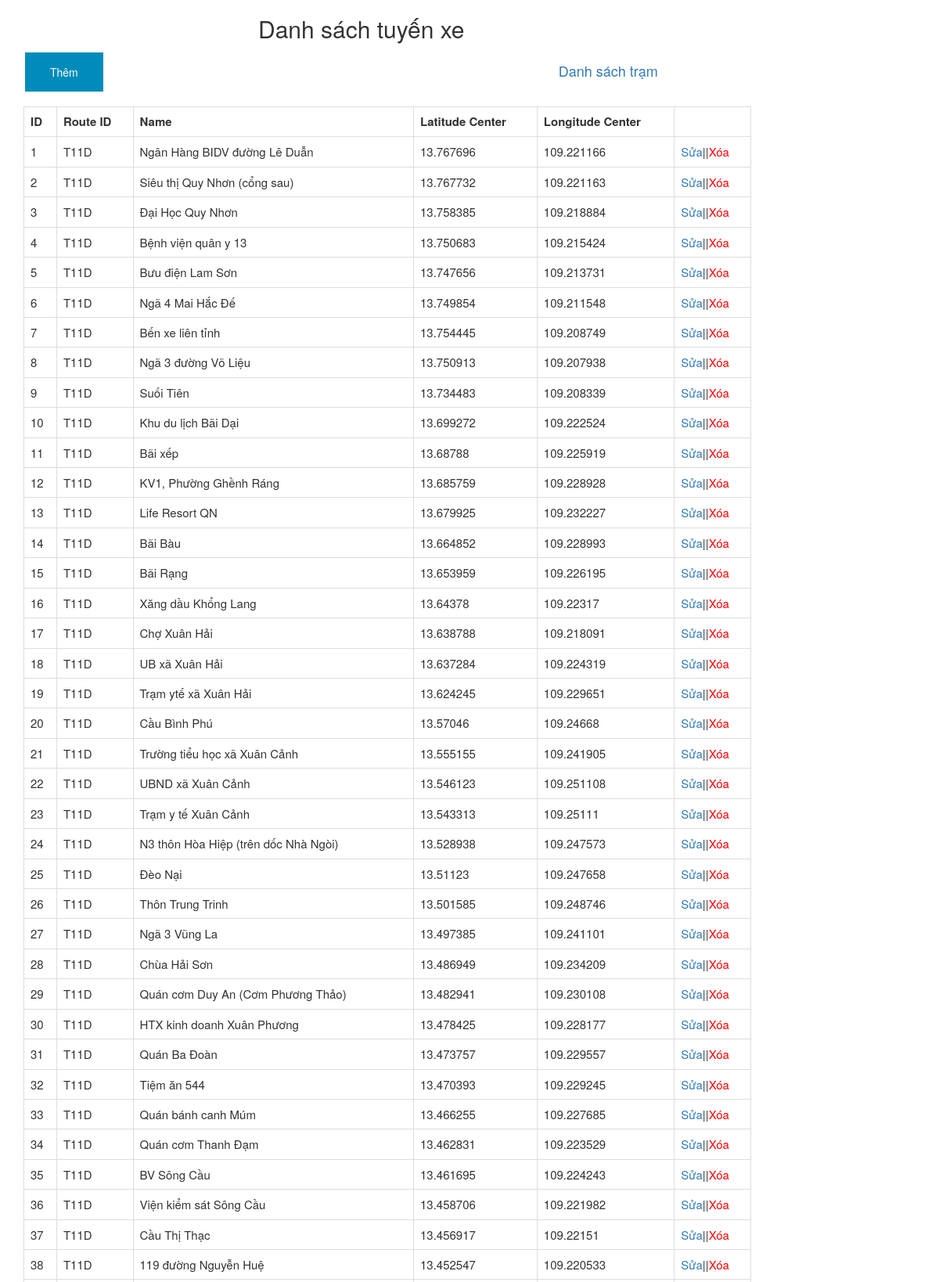
Screenshot of /listmarker.php?id=T11D (upper part) with the database file from the repository.
### tables this page shows
CREATE TABLE IF NOT EXISTS `route_setting` (
  `id` bigint(20) NOT NULL AUTO_INCREMENT,
  `routeId` varchar(20) NOT NULL,
  `name` varchar(255) NOT NULL,
  `latitudeCenter` double DEFAULT NULL,
  `longitudeCenter` double DEFAULT NULL,
  PRIMARY KEY (`id`),
  KEY `fk_route_setting` (`routeId`)
);

### listmarker.php (the view, shortened to what this page needs)
<!DOCTYPE html>
<html lang="en">
<head>
  <link rel="stylesheet" href="https://maxcdn.bootstrapcdn.com/bootstrap/3.4.1/css/bootstrap.min.css">
</head>
<body>
<div class="container" align="left" >
<h2 style="margin-left:300px;">Danh sách tuyến xe</h2>
<?php
	$url="addmarker.php?id=".$GLOBALS['idtuyen'];
	echo "<form action='$url' method='post'>
<input type='submit' class='button' name='insert' value='Thêm'  />";
echo "<a href='admin?options=listcontact' style='margin-left:580px;font-size:18px'>Danh sách trạm</a>";
	?>
</form>
  <table class="table table-bordered" style="width:930px;font-size: 15px; margin-top: 15px;">
      <tr style="text-align:center;">
		<th>ID</th>
        <th>Route ID</th>
        <th>Name</th>
        <th>Latitude Center</th>
		<th>Longitude Center</th>
		<th></th>
      </tr>
      <?php
		include 'config.php';
		$id = isset($_GET['id']) ? $_GET['id'] : '';
		$query = "select * from route_setting where routeId = '$id' ";
		$result = mysqli_query($conn, $query);
		$i=1;
		while ($row = mysqli_fetch_array($result))
		{
			echo "<tr>
			<td>$i</td>
			<td>$row[routeId]</td>
			<td>$row[name]</td>
			<td>$row[latitudeCenter]</td>
			<td>$row[longitudeCenter]</td>
			<td><a href='updatemarker.php?id=$row[routeId]'>Sửa</a>||<a href='deletemarker.php?id=$row[id]' style='color: red'>Xóa</a></td>
			</tr>";
			$i++;
		}
	  ?>
  </table>
</div>
</body>
</html>

### listmarker.php (style rules this page uses)
.button { border: none; color: white; padding: 15px 32px; text-align: center; text-decoration: none; display: inline-block; font-size: 14px; margin: 4px 2px; cursor: pointer; background-color: #008CBA; }

### rows the page displays
route_setting: routeId "T11D", name "Ngân Hàng BIDV đường Lê Duẫn", latitudeCenter "13.767696", longitudeCenter "109.221166"
route_setting: routeId "T11D", name "Siêu thị Quy Nhơn (cổng sau)", latitudeCenter "13.767732", longitudeCenter "109.221163"
route_setting: routeId "T11D", name "Đại Học Quy Nhơn", latitudeCenter "13.758385", longitudeCenter "109.218884"
route_setting: routeId "T11D", name "Bệnh viện quân y 13", latitudeCenter "13.750683", longitudeCenter "109.215424"
route_setting: routeId "T11D", name "Bưu điện Lam Sơn", latitudeCenter "13.747656", longitudeCenter "109.213731"
route_setting: routeId "T11D", name "Ngã 4 Mai Hắc Đế", latitudeCenter "13.749854", longitudeCenter "109.211548"
route_setting: routeId "T11D", name "Bến xe liên tỉnh", latitudeCenter "13.754445", longitudeCenter "109.208749"
route_setting: routeId "T11D", name "Ngã 3 đường Võ Liệu", latitudeCenter "13.750913", longitudeCenter "109.207938"
route_setting: routeId "T11D", name "Suối Tiên", latitudeCenter "13.734483", longitudeCenter "109.208339"
route_setting: routeId "T11D", name "Khu du lịch Bãi Dại", latitudeCenter "13.699272", longitudeCenter "109.222524"
route_setting: routeId "T11D", name "Bãi xếp", latitudeCenter "13.68788", longitudeCenter "109.225919"
route_setting: routeId "T11D", name "KV1, Phường Ghềnh Ráng", latitudeCenter "13.685759", longitudeCenter "109.228928"
route_setting: routeId "T11D", name "Life Resort QN", latitudeCenter "13.679925", longitudeCenter "109.232227"
route_setting: routeId "T11D", name "Bãi Bàu", latitudeCenter "13.664852", longitudeCenter "109.228993"
route_setting: routeId "T11D", name "Bãi Rạng", latitudeCenter "13.653959", longitudeCenter "109.226195"
route_setting: routeId "T11D", name "Xăng dầu Khổng Lang", latitudeCenter "13.64378", longitudeCenter "109.22317"
route_setting: routeId "T11D", name "Chợ Xuân Hải", latitudeCenter "13.638788", longitudeCenter "109.218091"
route_setting: routeId "T11D", name "UB xã Xuân Hải", latitudeCenter "13.637284", longitudeCenter "109.224319"
route_setting: routeId "T11D", name "Trạm ytế xã Xuân Hải", latitudeCenter "13.624245", longitudeCenter "109.229651"
route_setting: routeId "T11D", name "Cầu Bình Phú", latitudeCenter "13.57046", longitudeCenter "109.24668"
route_setting: routeId "T11D", name "Trường tiểu học xã Xuân Cảnh", latitudeCenter "13.555155", longitudeCenter "109.241905"
route_setting: routeId "T11D", name "UBND xã Xuân Cảnh", latitudeCenter "13.546123", longitudeCenter "109.251108"
route_setting: routeId "T11D", name "Trạm y tế Xuân Cảnh", latitudeCenter "13.543313", longitudeCenter "109.25111"
route_setting: routeId "T11D", name "N3 thôn Hòa Hiệp (trên dốc Nhà Ngòi)", latitudeCenter "13.528938", longitudeCenter "109.247573"
route_setting: routeId "T11D", name "Đèo Nại", latitudeCenter "13.51123", longitudeCenter "109.247658"
route_setting: routeId "T11D", name "Thôn Trung Trinh", latitudeCenter "13.501585", longitudeCenter "109.248746"
route_setting: routeId "T11D", name "Ngã 3 Vũng La", latitudeCenter "13.497385", longitudeCenter "109.241101"
route_setting: routeId "T11D", name "Chùa Hải Sơn", latitudeCenter "13.486949", longitudeCenter "109.234209"
route_setting: routeId "T11D", name "Quán cơm Duy An (Cơm Phương Thảo)", latitudeCenter "13.482941", longitudeCenter "109.230108"
route_setting: routeId "T11D", name "HTX kinh doanh Xuân Phương", latitudeCenter "13.478425", longitudeCenter "109.228177"
route_setting: routeId "T11D", name "Quán Ba Đoàn", latitudeCenter "13.473757", longitudeCenter "109.229557"
route_setting: routeId "T11D", name "Tiệm ăn 544", latitudeCenter "13.470393", longitudeCenter "109.229245"
route_setting: routeId "T11D", name "Quán bánh canh Múm", latitudeCenter "13.466255", longitudeCenter "109.227685"
route_setting: routeId "T11D", name "Quán cơm Thanh Đạm", latitudeCenter "13.462831", longitudeCenter "109.223529"
route_setting: routeId "T11D", name "BV Sông Cầu", latitudeCenter "13.461695", longitudeCenter "109.224243"
route_setting: routeId "T11D", name "Viện kiểm sát Sông Cầu", latitudeCenter "13.458706", longitudeCenter "109.221982"
route_setting: routeId "T11D", name "Cầu Thị Thạc", latitudeCenter "13.456917", longitudeCenter "109.22151"
route_setting: routeId "T11D", name "119 đường Nguyễn Huệ", latitudeCenter "13.452547", longitudeCenter "109.220533"
